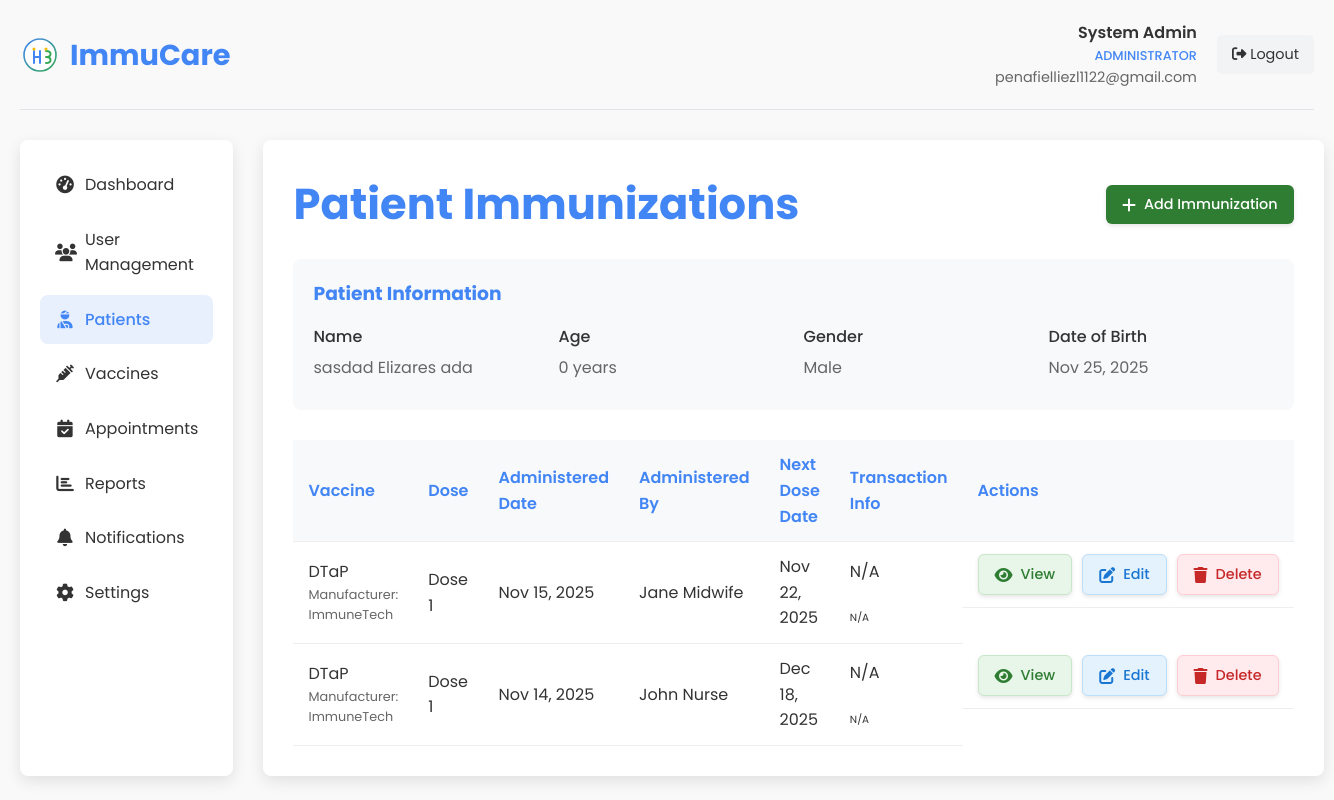
The app's page /admin_immunizations.php?patient_id=14 (signed in), older data.
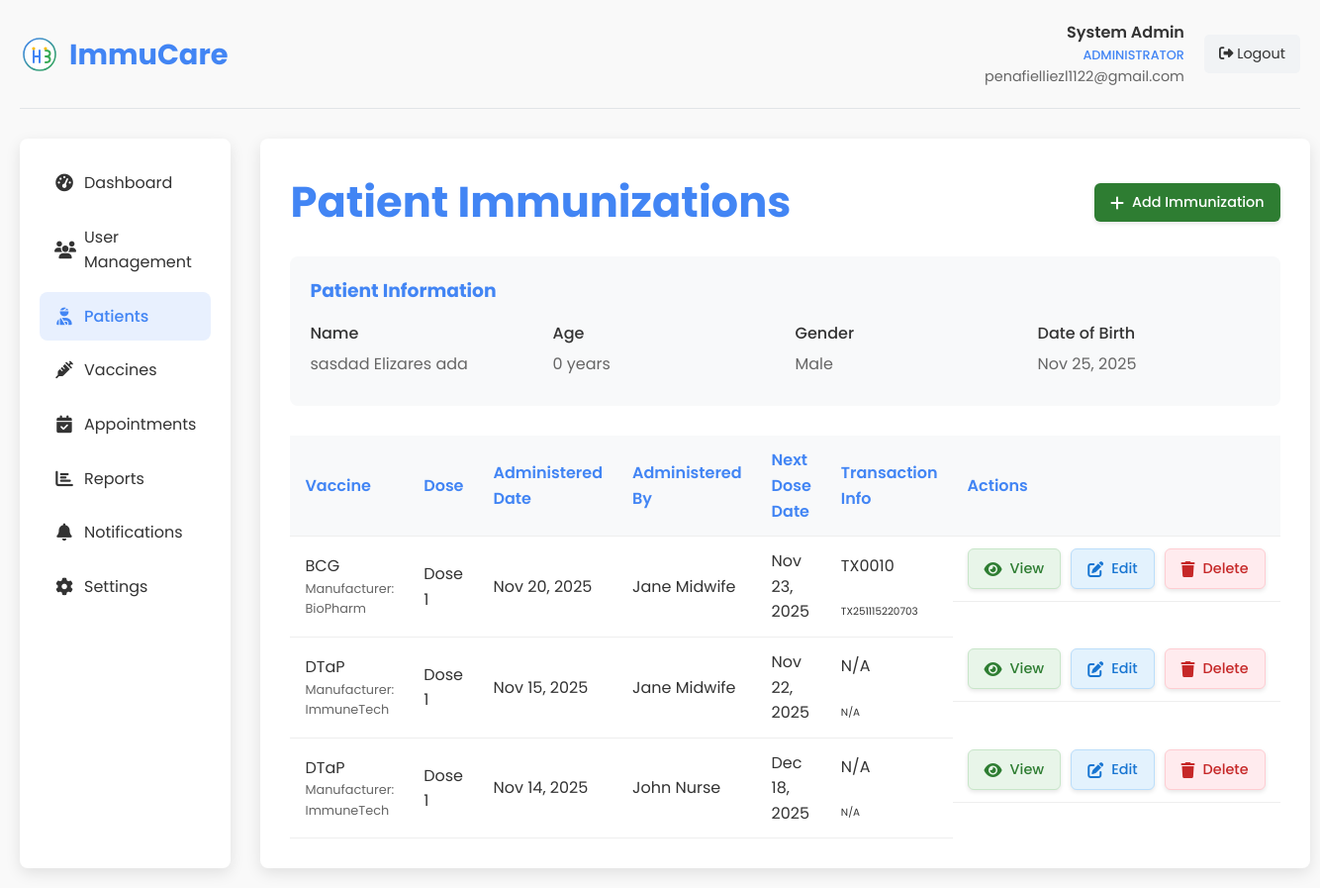
The same page, newer data.
### tables this page shows
CREATE TABLE `immunizations` (
  `id` int(11) NOT NULL,
  `patient_id` int(11) NOT NULL,
  `vaccine_id` int(11) NOT NULL,
  `administered_by` int(11) NOT NULL,
  `dose_number` int(11) DEFAULT 1,
  `batch_number` varchar(50) DEFAULT NULL,
  `expiration_date` date DEFAULT NULL,
  `administered_date` datetime NOT NULL,
  `next_dose_date` date DEFAULT NULL,
  `location` varchar(100) DEFAULT NULL,
  `diagnosis` text DEFAULT NULL,
  `transaction_id` varchar(100) DEFAULT NULL,
  `transaction_number` varchar(50) DEFAULT NULL,
  `created_at` datetime NOT NULL,
  `updated_at` timestamp NOT NULL DEFAULT current_timestamp() ON UPDATE current_timestamp()
);

CREATE TABLE `vaccines` (
  `id` int(11) NOT NULL,
  `name` varchar(100) NOT NULL,
  `manufacturer` varchar(100) DEFAULT NULL,
  `description` text DEFAULT NULL,
  `recommended_age` varchar(100) DEFAULT NULL,
  `doses_required` int(11) DEFAULT 1,
  `days_between_doses` int(11) DEFAULT NULL,
  `is_active` tinyint(1) DEFAULT 1,
  `created_at` datetime NOT NULL,
  `updated_at` timestamp NOT NULL DEFAULT current_timestamp() ON UPDATE current_timestamp()
);

CREATE TABLE `users` (
  `id` int(11) NOT NULL,
  `role_id` int(11) NOT NULL DEFAULT 4,
  `user_type` enum('admin','midwife','nurse','patient') NOT NULL DEFAULT 'patient',
  `name` varchar(100) NOT NULL,
  `email` varchar(100) NOT NULL,
  `phone` varchar(20) NOT NULL,
  `password` varchar(255) NOT NULL,
  `otp` varchar(6) DEFAULT NULL,
  `otp_expiry` datetime DEFAULT NULL,
  `is_active` tinyint(1) DEFAULT 1,
  `last_login` datetime NOT NULL,
  `created_at` datetime NOT NULL,
  `updated_at` timestamp NOT NULL DEFAULT current_timestamp() ON UPDATE current_timestamp()
);

### transaction_helper.php (called while the page is built, shortened)
<?php
class TransactionHelper {
    public static function formatTransactionId($transaction_id) {
        if (empty($transaction_id)) {
            return 'N/A';
        }
        return $transaction_id;
    }
    public static function formatTransactionNumber($transaction_number) {
        if (empty($transaction_number)) {
            return 'N/A';
        }
        return $transaction_number;
    }
}
?>

### admin_immunizations.php (the view, shortened to what the changed rows need)
<?php
require_once 'transaction_helper.php';
$conn = new mysqli(DB_HOST, DB_USER, DB_PASS, DB_NAME);
$patient_id = isset($_GET['patient_id']) ? intval($_GET['patient_id']) : 0;
$patient = null;
if ($patient_id > 0) {
    $stmt = $conn->prepare("SELECT p.*, CONCAT(p.first_name, ' ', p.middle_name, ' ', p.last_name) as full_name,
                           TIMESTAMPDIFF(YEAR, p.date_of_birth, CURDATE()) as age
                           FROM patients p WHERE p.id = ?");
    $stmt->bind_param("i", $patient_id);
    $stmt->execute();
    $result = $stmt->get_result();
    if ($result->num_rows > 0) {
        $patient = $result->fetch_assoc();
    } else {
        header('Location: admin_patients.php');
        exit;
    }
}
$immunizations_query = "SELECT i.*, v.name as vaccine_name, v.manufacturer,
                       u.name as administered_by_name,
                       i.transaction_id,
                       i.transaction_number
                       FROM immunizations i
                       JOIN vaccines v ON i.vaccine_id = v.id
                       JOIN users u ON i.administered_by = u.id
                       WHERE i.patient_id = ?
                       ORDER BY i.administered_date DESC";
$stmt = $conn->prepare($immunizations_query);
$stmt->bind_param("i", $patient_id);
$stmt->execute();
$immunizations_result = $stmt->get_result();
?>
<!DOCTYPE html>
<html lang="en">
<head>
    <link rel="stylesheet" href="styles.css">
    <link rel="stylesheet" href="https://cdnjs.cloudflare.com/ajax/libs/font-awesome/6.4.0/css/all.min.css">
</head>
<body>
    <div class="dashboard-container">
        <div class="dashboard-header">
            <div class="dashboard-logo">
                <h1>ImmuCare</h1>
            </div>
        </div>
        <div class="dashboard-content">
            <div class="main-content">
                <div class="page-title">
                    <h2>Patient Immunizations</h2>
                </div>
                <?php if ($patient): ?>
                    <div class="immunizations-list">
                        <table class="immunizations-table">
                            <thead>
                                <tr>
                                    <th>Vaccine</th>
                                    <th>Dose</th>
                                    <th>Administered Date</th>
                                    <th>Administered By</th>
                                    <th>Next Dose Date</th>
                                    <th>Transaction Info</th>
                                    <th>Actions</th>
                                </tr>
                            </thead>
                            <tbody>
                                <?php if ($immunizations_result->num_rows > 0): ?>
                                    <?php while ($immunization = $immunizations_result->fetch_assoc()): ?>
                                        <tr>
                                            <td>
                                                <?php echo htmlspecialchars($immunization['vaccine_name']); ?>
                                                <div style="font-size: 0.8rem; color: #666;">
                                                    Manufacturer: <?php echo htmlspecialchars($immunization['manufacturer']); ?>
                                                </div>
                                            </td>
                                            <td>Dose <?php echo $immunization['dose_number']; ?></td>
                                            <td><?php echo date('M d, Y', strtotime($immunization['administered_date'])); ?></td>
                                            <td><?php echo htmlspecialchars($immunization['administered_by_name']); ?></td>
                                            <td>
                                                <?php if ($immunization['next_dose_date']): ?>
                                                    <?php echo date('M d, Y', strtotime($immunization['next_dose_date'])); ?>
                                                <?php else: ?>
                                                    N/A
                                                <?php endif; ?>
                                            </td>
                                            <td class="transaction-info">
                                                <div class="small">
                                                    <div class="badge bg-primary mb-1"><?php echo TransactionHelper::formatTransactionNumber($immunization['transaction_number']); ?></div><br>
                                                    <div class="text-muted" style="font-size: 0.65rem;"><?php echo TransactionHelper::formatTransactionId($immunization['transaction_id']); ?></div>
                                                </div>
                                            </td>
                                            <td class="action-buttons">
                                                <a href="?action=view&id=<?php echo $immunization['id']; ?>&patient_id=<?php echo $patient_id; ?>" class="btn-view">
                                                    <i class="fas fa-eye"></i> View
                                                </a>
                                                <a href="?action=edit&id=<?php echo $immunization['id']; ?>&patient_id=<?php echo $patient_id; ?>" class="btn-edit">
                                                    <i class="fas fa-edit"></i> Edit
                                                </a>
                                                <a href="?action=delete&id=<?php echo $immunization['id']; ?>&patient_id=<?php echo $patient_id; ?>"
                                                   class="btn-delete"
                                                   onclick="return confirm('Are you sure you want to delete this immunization record?');">
                                                    <i class="fas fa-trash"></i> Delete
                                                </a>
                                            </td>
                                        </tr>
                                    <?php endwhile; ?>
                                <?php else: ?>
                                    <tr>
                                        <td colspan="6" style="text-align: center;">No immunization records found.</td>
                                    </tr>
                                <?php endif; ?>
                            </tbody>
                        </table>
                    </div>
                <?php else: ?>
                    <div class="alert alert-error">
                        Patient not found. Please select a valid patient.
                    </div>
                <?php endif; ?>
            </div>
        </div>
    </div>
</body>
</html>

Row changes from the older to the newer data that the page shows:
added immunizations: vaccine.name "BCG", vaccine.manufacturer "BioPharm", dose_number "1", administered_date "Nov 20, 2025", administered_by.name "Jane Midwife", next_dose_date "Nov 23, 2025", transaction_number "TX0010", transaction "TX251115220703"
